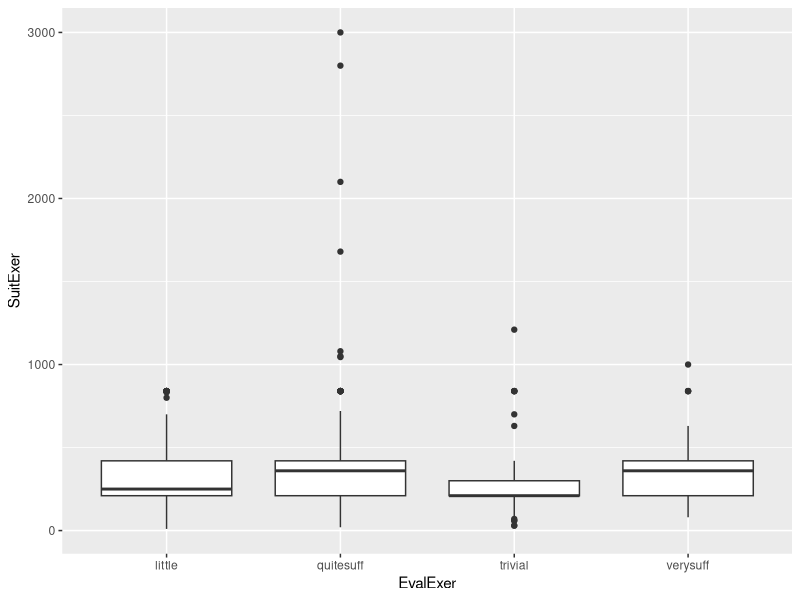
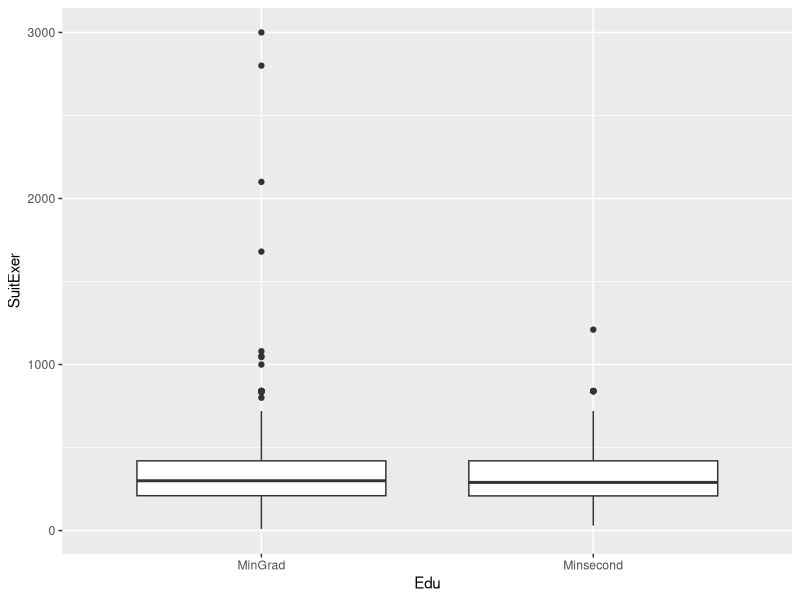
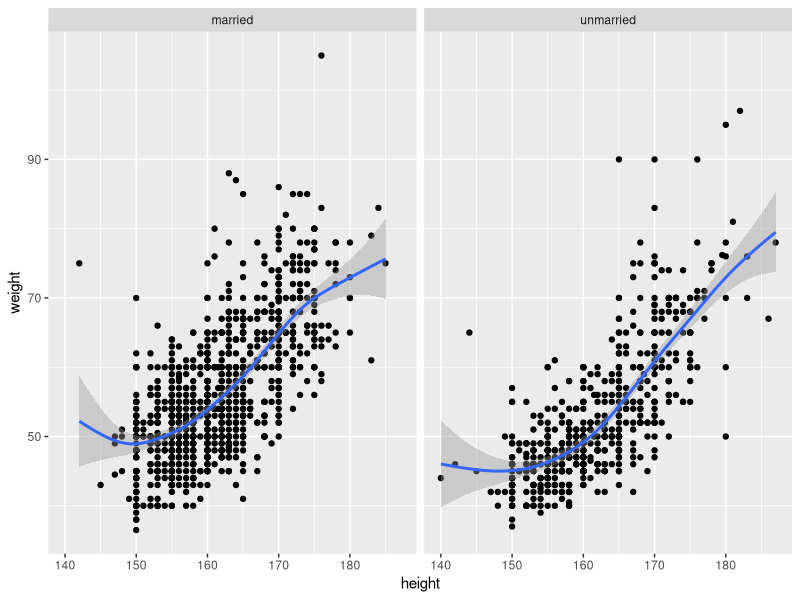

The R source for these figures, in order: (Note: this script raises an error after producing the figures.)
## ---- chunk 1
#importing the data

datatest <- read.csv(file = "vietnamhs.csv")
#str(datatest)
#summary(datatest)
## ---- chunk 2
#changing factor levels to 2 instead of 3 for UseMon
library(dplyr)
datatest <- datatest |> mutate (wouldtake_GHE = ifelse( UseMon != "later", 1, 0))
str(datatest)
## ---- chunk 3
#cdata wrangling:
#1.age groups from 5 lvls to 3 lvls
#unique(datatest$Age_gr)
datatest$Age_gr <- ifelse(datatest$Age_gr %in% c("<18", "18-29"), "<29", datatest$Age_gr)
datatest$Age_gr <- ifelse(datatest$Age_gr %in% c(">=50", "40-49"), ">=40", datatest$Age_gr)
#unique(datatest$Age_gr)
## ---- chunk 4
#2. changing Jobstt levels from 6 to 3

#unique(datatest$Jobstt)

datatest$Jobstt <- ifelse(datatest$Jobstt %in% c("other","housewife","retirer"), "Unemployed", datatest$Jobstt)
datatest$Jobstt <- ifelse(datatest$Jobstt %in% c("unstable","stable"), "Employed", datatest$Jobstt)

#unique(datatest$Jobstt)
## ---- chunk 5
#2.changing Edu levels from 4 to 3

#unique(datatest$Edu)
datatest$Edu <- ifelse(datatest$Edu %in% c("Grad","PostGrad"), "MinGrad", "Minsecond")

#3. added new
datatest$MaritalStt <- ifelse(datatest$MaritalStt %in% c("other", "unmarried"), "unmarried","married")
## ---- chunk 6
#4. unique(datatest$CHPerc)
datatest$CHPerc <- ifelse(datatest$CHPerc %in% c("good","quite"), "good", datatest$CHPerc)
## ---- chunk 7
#5. changing all scale variables from 5 factor levels to 2 

datatest$ImpressInfo <- ifelse(datatest$ImpressInfo <= 2, "BelowAvg","AboveAvg")
datatest$Reliability <- ifelse(datatest$Reliability <= 2, "BelowAvg","AboveAvg")
datatest$Respon <- ifelse(datatest$Respon <= 2, "BelowAvg","AboveAvg")
datatest$Assurance <- ifelse(datatest$Assurance <= 2, "BelowAvg","AboveAvg")
datatest$Empathy <- ifelse(datatest$Empathy <= 2, "BelowAvg","AboveAvg")
datatest$PopularInfo <- ifelse(datatest$PopularInfo <= 2, "BelowAvg","AboveAvg")
datatest$AttractInfo <- ifelse(datatest$AttractInfo <= 2, "BelowAvg","AboveAvg")
datatest$SuffInfo <- ifelse(datatest$SuffInfo <= 2, "BelowAvg","AboveAvg")
datatest$Tangibles <- ifelse(datatest$Tangibles <= 2, "BelowAvg","AboveAvg")
## ---- chunk 8
#changing chr and appropriate num classes to factor levels

library(dplyr)
datatest_ftr <- datatest |>
  select( -c("id", "date","Age", "height","weight","BMI", "SuitExer", "wouldtake_GHE", "UseMon")) #take out the variables that should be numeric, chr and not factor
#str(datatest_ftr)
## ---- chunk 9
#changing chr to factor
datatest_ftr[sapply(datatest_ftr, is.character)] <- lapply(datatest_ftr[sapply(datatest_ftr, is.character)],as.factor)
## ---- chunk 10
#adding back numerical variables to our dataframe

datatest_num <- datatest |>
  select( c( "height","weight","BMI","wouldtake_GHE", "SuitExer"))

analysis <- cbind(datatest_ftr, datatest_num)

#check our new dataset
#str(analysis)

## ---- chunk 11
#checking the variable names
names(analysis)
## ---- chunk 12
#choosing only variables of interest
analysis1 <- analysis |>
  select("wouldtake_GHE", "Age_gr", "Sex", "Jobstt", "HealthIns", "BMI", "MaritalStt", "Edu" , "Wsttime", "Wstmon", "DiscDisease", "Lessbelqual", "NotImp", "HthyPriority", "Habit", "FlwHealth", "PerTrmt", "AcqTrmt", "StabHthStt" , "StChoise", "MedCabinet", "ExpCare", "ExamTools", "Tangibles", "Assurance", "Reliability", "Respon", "Empathy", "CHPerc", "SuitFreq", "SuffInfo", "AttractInfo", "ImpressInfo",   "PopularInfo", "UseIT", "AfterIT", "Tooluseskills", "EvalExer")
## ---- chunk 13
#eda
library(ggplot2)

gg1 <- ggplot(data = analysis, aes(x = EvalExer, y = SuitExer)) +
  geom_boxplot()


gg1
## ---- chunk 14
#eda
gg3 <- ggplot(data = analysis, aes(x = Edu, y = SuitExer )) +
  geom_boxplot()


gg3
## ---- chunk 15
#eda
gg2 <- ggplot(data = analysis, aes(x = height, y = weight)) +
  geom_point() +
  geom_smooth()+
  facet_wrap(~MaritalStt)
gg2
## ---- chunk 16
analysis2 <- na.omit(analysis1) #dataset with chosen variables without NA values
## ---- chunk 17
analysis3 <- na.omit(analysis)
## ---- chunk 18
#running on the whole dataset to show the std error
dt_ch <- glm(wouldtake_GHE~. ,  data=analysis3, family="binomial") 
summary(dt_ch )  
## ---- chunk 19
#running logistic regression with our 1st model (base model)
md1 <- glm(wouldtake_GHE~. ,  data=analysis2, family="binomial") 
summary(md1 )  

## ---- chunk 20
#standardizing numerical variable BMI - only for LASSO and ridge analysis

analysis5 <- analysis2 |>
  mutate(stdz_bmi = (BMI - mean(BMI)) / sd(BMI)) |>
  select(-BMI)


## ---- chunk 21
#creating matrix and training/testing sets for regularization

library(glmnet)
x <- model.matrix(wouldtake_GHE~., analysis5)[,-1]
y <- analysis5$wouldtake_GHE
grid <- c(0, 0.001, 0.002, 0.01, 0.03, 0.1, 0.5, 1, 5, 10, 15, 20, 25, 30)

## ---- chunk 22
#Lasso 

#lasso.mod <- glmnet(x[train,], y[train], alpha=1, lambda=grid) #cv to find best lambda using training set
#coef(lasso.mod,s= grid)

set.seed(1805)
cv.out <- cv.glmnet(x, y, alpha=1, family = "binomial")
#plot(cv.out)

bestlam <- cv.out$lambda.min #finding best lambda using cv
bestlam


lasso_model <- glmnet(x,y, alpha=1, lambda=bestlam, family="binomial") #fitting model on whole dataset

lasso.coef <- predict(lasso_model, type="coefficients", s=bestlam)
lasso.coef
lasso.coef[lasso.coef!=0]
## ---- chunk 23
assess.glmnet(lasso_model, newx = x, newy = y)
confusion.glmnet(lasso_model, newx = x, newy = y)
## ---- chunk 24
#roc curve
problasso = predict(lasso_model,type=c("response"), newx = x, lambda = bestlam)  
par(cex.lab=0.75,cex.axis=0.75, cex = 0.90) #global command to set font sizes
# calculate and draw ROC
ROCr = roc(y==1 ~ problasso, data = analysis5)
plot(ROCr,print.thres=c(0.25,0.5,0.75),legacy.axes=F, print.auc = TRUE,col="Coral2")

## ---- chunk 25
#ridge 

cvrr.out <- cv.glmnet(x, y, alpha=0, family ="binomial") #obtain the 10-fold cross validation error

bestlam_rr <- cvrr.out$lambda.min  #identify the lambda for smallest CV error
bestlam_rr


rr_model <- glmnet(x,y,alpha=0, family = "binomial", lambda = bestlam_rr) #fit on whole data
rr_model 

rr.coef <- predict(rr_model, type="coefficients", s=bestlam_rr)
rr.coef

## ---- chunk 26
assess.glmnet(rr_model, newx = x, newy = y)
confusion.glmnet(rr_model, newx = x, newy = y)
## ---- chunk 27
probrr = predict(rr_model,type=c("response"), newx = x, lambda = bestlam_rr)  

library(pROC)
par(cex.lab=0.75,cex.axis=0.75, cex = 0.90) #global command to set font sizes
# calculate and draw ROC
ROCr = roc(y==1 ~ probrr, data = analysis5)
plot(ROCr,print.thres=c(0.25,0.5,0.75),legacy.axes=F, print.auc = TRUE,col="Coral2")
## ---- chunk 28
#running logistic regression with our 1st model (base model)
model_6 <- glm(wouldtake_GHE ~ Edu +Sex +BMI + HealthIns+ Wsttime + Wstmon +HthyPriority +FlwHealth + PerTrmt + ExamTools +CHPerc + Habit + StabHthStt+  Tooluseskills + UseIT+(Wsttime*Wstmon) +(CHPerc*StabHthStt)+(Edu*UseIT),  data=analysis2, family="binomial") 
summary(model_8)  #AIC 1439.2

